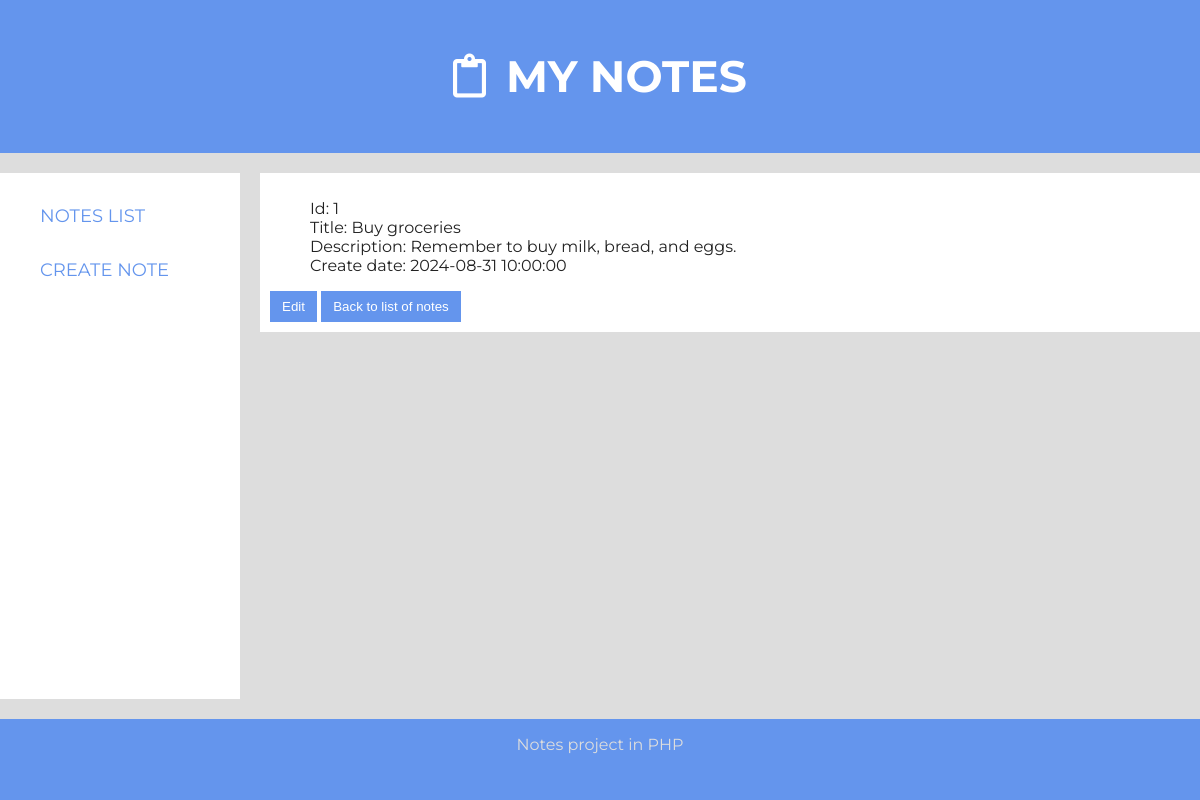
The app's page /?action=show&id=1 with its own data.
### tables this page shows
CREATE TABLE `notes` (
  `id` int(10) UNSIGNED NOT NULL,
  `title` varchar(255) NOT NULL,
  `description` text NOT NULL,
  `created` datetime NOT NULL
);

### src/View.php (called while the page is built, shortened)
<?php
    class View
    {
        private function escape(array $params): array {
            $clear_params = [];
            foreach ($params as $key=>$param) {
                if(is_array($param)) {
                    $clear_params[$key] = $this->escape($param);
                }
                else if(!$param || is_numeric($param)) {
                    $clear_params[$key] = ($param);
                }
                else {
                    $clear_params[$key] = htmlentities($param);
                }
            }
            return $clear_params;
        }
        public function render(string $page, array $params = []): void
        {
            $params = $this->escape($params);
            include_once('templates/layout.php');
        }
    }

### src/controller/NoteController.php (called while the page is built, shortened)
<?php
class NoteController extends AbstractController
{
    public function showAction(): void {
        $this->view->render('show', ['note' => $this->getNote()]);
    }
    private function getNote(): array {
        $noteId = (int)$this->request->getParam('id');
        return $this->noteModel->get($noteId);
    }
}

### src/controller/AbstractController.php (called while the page is built, shortened)
<?php
abstract class AbstractController
{
    protected Request $request;
    protected View $view;
    public function __construct(Request $request) {
        $this->request = $request;
        $this->view = new View();
    }
    public function run(): void {
        try {
            $action = $this->action() . 'Action';
            $this->$action();
        }
        catch (StorageException $e) {
            dump($e->getMessage());
            $this->view->render('404',['msg'=>$e->getMessage()]);
        }
        catch (NotFoundException $e) {
            $this->redirect('/',['error'=>'noteNotFound']);
        }
    }
    private function action(): string {
        return $this->request->getParam('action', self::DEFAULT_ACTION);
    }
}

### index.php (called while the page is built, shortened)
<?php
$request = new Request($_GET, $_POST, $_SERVER);
try {
    (new NoteController($request))->run();
}
catch(ConfiguartionException $e) {
    echo '<h1>App error</h1>';
    echo '<h3>'.$e->getMessage().'</h3>';
}
catch(Throwable $e) {
    dump($e);
    echo '<h3>App error</h3>';
    echo '<h3>'.$e->getMessage().'</h3>';
}

### src/model/AbstractModel.php (called while the page is built, shortened)
<?php
abstract class AbstractModel
{
    private function createConnection(array $config): void {
        $dsn = 'mysql:dbname='.$config['database'].';host='.$config['host'];
        $this->conn = new PDO($dsn, $config['user'], $config['password'], [ PDO::ATTR_ERRMODE => PDO::ERRMODE_EXCEPTION ]);
    }
}

### src/model/NoteModel.php (called while the page is built, shortened)
<?php
class NoteModel extends AbstractModel implements ModelInterface
{
    public function get(int $id) : array {
        try {
            $query = "SELECT * FROM notes WHERE id = $id";
            $result = $this->conn->query($query);
            $note = $result->fetch(PDO::FETCH_ASSOC);
        }
        catch (Throwable $e) {
            throw new StorageException('Error while getting note ', 400, $e);
        }
        return $note;
    }
 }

### templates/pages/show.php (the view)
<div class="show">
    <?php $note = $params['note']; ?>
    <?php if($note): ?>
        <ul>
            <li>Id: <?= $note['id'] ?></li>
            <li>Title: <?= $note['title'] ?></li>
            <li>Description: <?= $note['description'] ?></li>
            <li>Create date: <?= $note['created'] ?></li>
        </ul>
        <a href="/?action=edit&id=<?= $note['id'] ?>"><button>Edit</button></a>
    <?php endif; ?>
    <a href="/"><button>Back to list of notes</button></a>
</div>

### public/style.css (style rules this page uses)
body { font-family: 'Montserrat', sans-serif; color: #333; background-color: #ddd; margin: 0; }
button { border: none; background-color: cornflowerblue; padding: 5px 10px; color: white; cursor: pointer; }
.delete, .show { padding: 10px; background-color: white; color: #222; }
.delete ul, .show ul { list-style: none; }
.delete button, .show button { padding: 8px 12px; }

### records on screen
notes: id "1", title "Buy groceries", description "Remember to buy milk, bread, and eggs.", created "2024-08-31 10:00:00"
